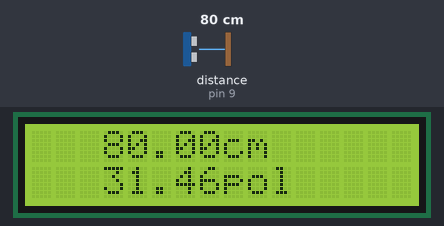
A sketch run on a simulated Arduino Uno, built with avr-gcc and run on an emulated ATmega328P. Shown: 16×2 character LCD. The test bench sets the inputs (shaded band); at power-on: distance to the obstacle (sensor on pin 9) 80 cm. The echo pulse lasts 58.3 µs per cm; what the sketch prints to the serial monitor is not drawn.

Above: at 1.2 s.
1.3 s: distance to the obstacle (sensor on pin 9) set to 2 cm
At 2.7 s:
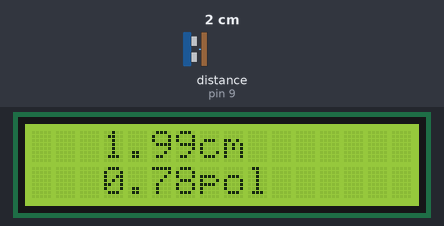
3.0 s: distance to the obstacle (sensor on pin 9) set to 4 cm
At 4.4 s:
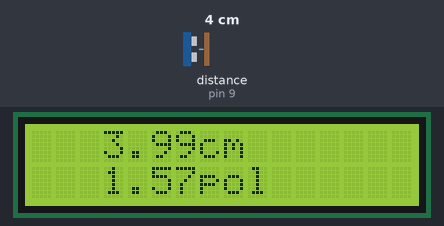
4.7 s: distance to the obstacle (sensor on pin 9) set to 9 cm
At 5.2 s:
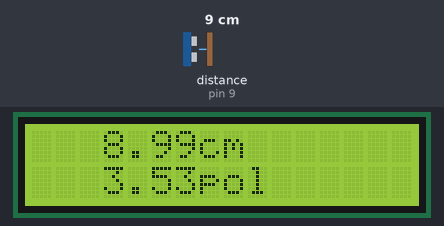
Timing chart, 0 to 7.7 s (numbered marks = the images above; inputs shaded):
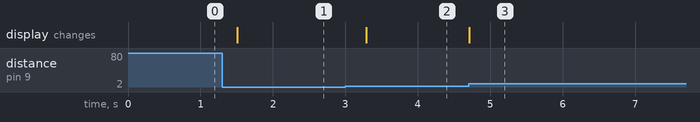

Measured:
- after the input at 1.3 s, the display: changes after 0.21 s (image 1)
- after the input at 3.0 s, the display: changes after 0.29 s (image 2)
- after the input at 4.7 s, the display: changes at once (image 3)

The sketch:

UltrasonicoLCD.ino
```cpp
#include <Ultrasonic.h>
#include <LiquidCrystal.h>

#define pino_trigger 10
#define pino_echo 9

LiquidCrystal lcd(12, 11, 5, 4, 3, 2);

Ultrasonic ultrasonic(pino_trigger, pino_echo);

void setup(){
  Serial.begin(9600);
  Serial.println("Reading");
  lcd.begin(16, 2);
}

void loop(){

  float cm, pol;
  long microsec = ultrasonic.timing();
  cm = ultrasonic.convert(microsec, Ultrasonic::CM);
  pol = ultrasonic.convert(microsec, Ultrasonic::IN);

  lcd.clear();
  lcd.setCursor(3, 0);
  lcd.print(cm);
  lcd.print("cm");
  lcd.setCursor(3, 1);
  lcd.print(pol);
  lcd.print("pol");
  delay(350);
}
```
